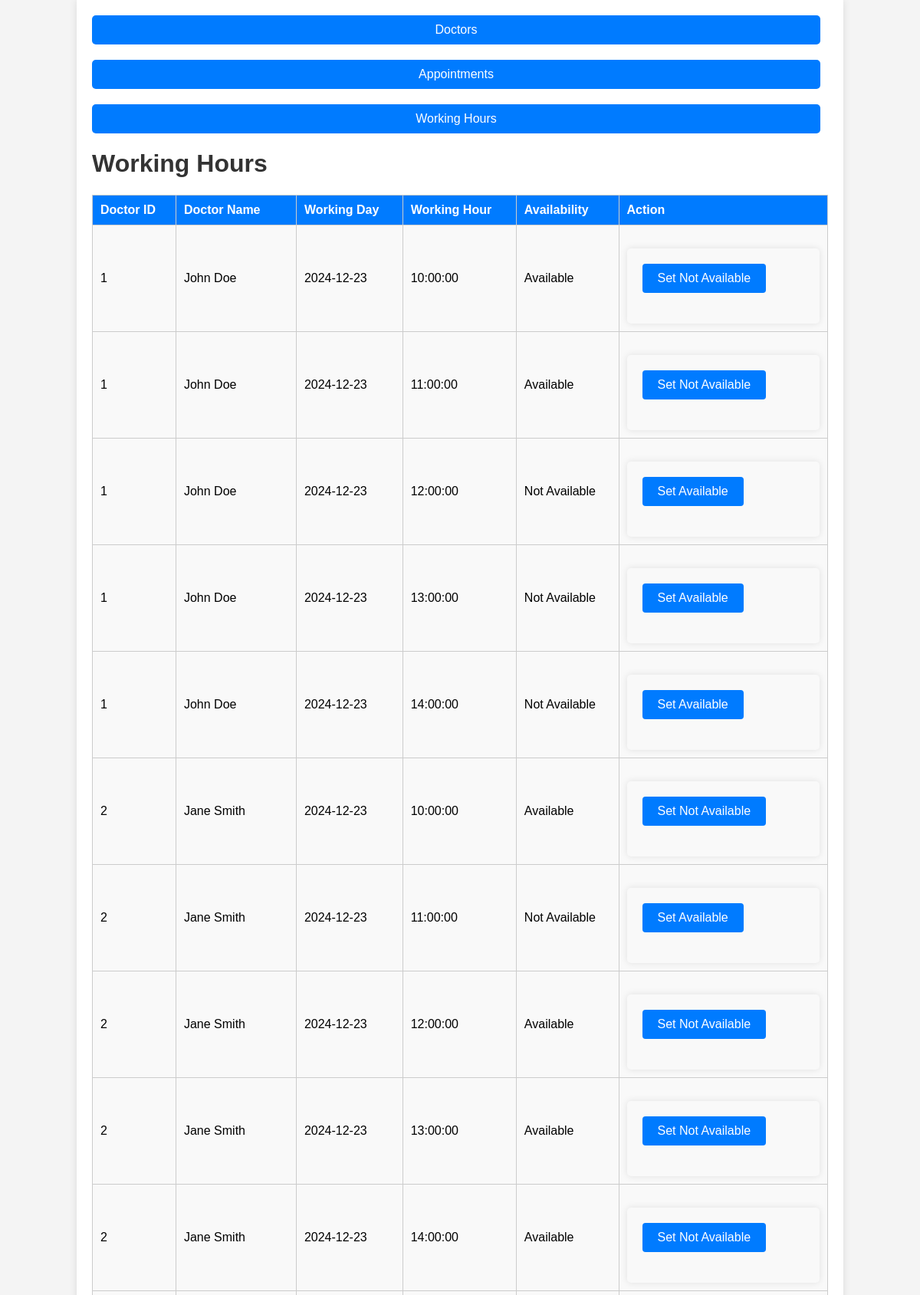
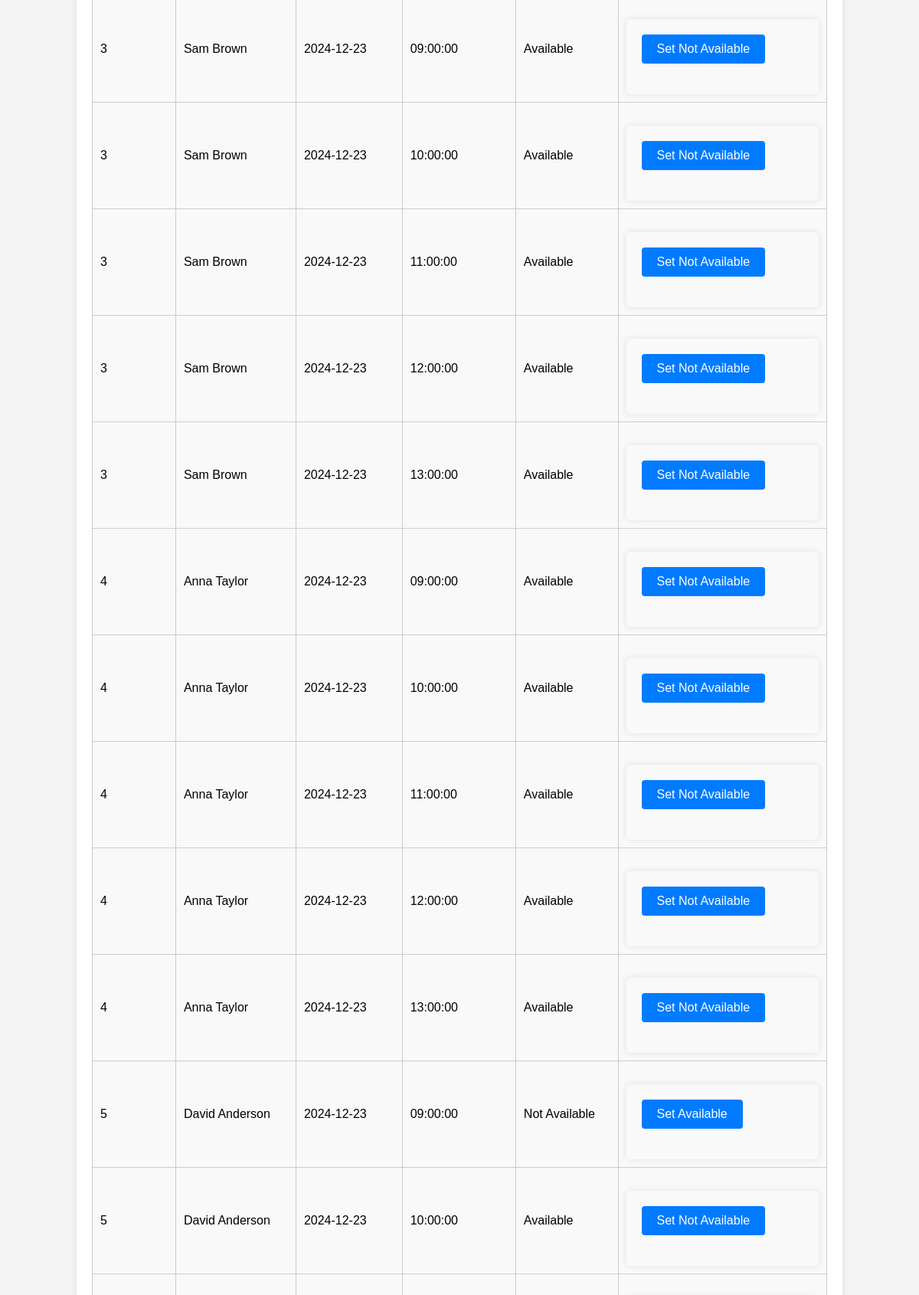
The app's page /working_hours.php (upper part) with its own data (2 pictures, top to bottom).
### tables this page shows
CREATE TABLE `WorkingHours` (
  `working_hour_id` int NOT NULL,
  `doctor_id` int DEFAULT NULL,
  `working_day` date DEFAULT NULL,
  `working_hour` time DEFAULT NULL,
  `is_available` tinyint(1) DEFAULT '1'
);

CREATE TABLE `Doctors` (
  `doctor_id` int NOT NULL,
  `first_name` varchar(255) NOT NULL,
  `last_name` varchar(255) NOT NULL,
  `specialty_id` varchar(255) NOT NULL,
  `phone_number` varchar(20) DEFAULT NULL,
  `email` varchar(255) DEFAULT NULL,
  `room_number` varchar(10) DEFAULT NULL
);

### working_hours.php (the view, shortened to what this page needs)
<?php include 'db.php'; ?>
<!DOCTYPE html>
<html lang="en">
<head>
    <link rel="stylesheet" href="style.css">
</head>
<body>
    <div class="container">
        <div class="navigation">
            <a href="index.php" class="button">Doctors</a>
            <a href="appointments.php" class="button">Appointments</a>
            <a href="working_hours.php" class="button">Working Hours</a>
        </div>
        <h1>Working Hours</h1>
        <table>
            <thead>
                <tr>
                    <th>Doctor ID</th>
                    <th>Doctor Name</th>
                    <th>Working Day</th>
                    <th>Working Hour</th>
                    <th>Availability</th>
                    <th>Action</th>
                </tr>
            </thead>
            <tbody>
                <?php
                $sql = "SELECT * FROM WorkingHours w INNER JOIN Doctors d ON w.doctor_id = d.doctor_id";
                $result = $conn->query($sql);
                if ($result->num_rows > 0) {
                    while($row = $result->fetch_assoc()) {
                        $availability = $row["is_available"] == 1 ? 'Available' : 'Not Available';
                        echo "<tr>
                                <td>" . $row["doctor_id"] . "</td>
                                <td>" . $row["first_name"] . " " . $row["last_name"] . "</td>
                                <td>" . $row["working_day"] . "</td>
                                <td>" . $row["working_hour"] . "</td>
                                <td>$availability</td>
                                <td>
                                    <form method='post' action='working_hours.php'>
                                        <input type='hidden' name='working_hour_id' value='" . $row["working_hour_id"] . "'>
                                        <input type='hidden' name='is_available' value='" . ($row["is_available"] ? '0' : '1') . "'>
                                        <input type='submit' name='update_availability' value='" . ($row["is_available"] ? 'Set Not Available' : 'Set Available') . "' class='button'>
                                    </form>
                                </td>
                              </tr>";
                    }
                } else {
                    echo "<tr><td colspan='6'>No working hours available</td></tr>";
                }
                ?>
            </tbody>
        </table>
    </div>
</body>
</html>

### style.css (style rules this page uses)
.button { display: inline-block; background-color: #007BFF; color: #fff; padding: 10px 20px; text-align: center; border-radius: 5px; text-decoration: none; margin-right: 10px; margin-bottom: 20px; }
.navigation { margin-bottom: 20px; }
body { font-family: Arial, sans-serif; background-color: #f4f4f4; margin: 0; padding: 0; }
.container { width: 80%; margin: 0 auto; padding: 20px; background: #fff; box-shadow: 0 0 10px rgba(0, 0, 0, 0.1); }
h1, h2 { color: #333; }
form { margin-top: 20px; padding: 20px; background-color: #f9f9f9; border-radius: 5px; box-shadow: 0 0 10px rgba(0, 0, 0, 0.1); }
form input[type="submit"] { background: #007BFF; color: #fff; padding: 10px 20px; border: none; border-radius: 4px; cursor: pointer; font-size: 16px; }
table { width: 100%; border-collapse: collapse; margin-top: 20px; }
table, th, td { border: 1px solid #ccc; }
th, td { padding: 10px; text-align: left; }
th { background: #007BFF; color: #fff; }
td { background-color: #f9f9f9; }
.navigation a { display: block; }

### records on screen
workinghours: doctor.doctor_id "1", doctor.first_name "John", doctor.last_name "Doe", working_day "2024-12-23", working_hour "10:00:00", is_available "Available", update_availability "Set Not Available"
workinghours: doctor.doctor_id "1", doctor.first_name "John", doctor.last_name "Doe", working_day "2024-12-23", working_hour "11:00:00", is_available "Available", update_availability "Set Not Available"
workinghours: doctor.doctor_id "1", doctor.first_name "John", doctor.last_name "Doe", working_day "2024-12-23", working_hour "12:00:00", is_available "Not Available", update_availability "Set Available"
workinghours: doctor.doctor_id "1", doctor.first_name "John", doctor.last_name "Doe", working_day "2024-12-23", working_hour "13:00:00", is_available "Not Available", update_availability "Set Available"
workinghours: doctor.doctor_id "1", doctor.first_name "John", doctor.last_name "Doe", working_day "2024-12-23", working_hour "14:00:00", is_available "Not Available", update_availability "Set Available"
workinghours: doctor.doctor_id "2", doctor.first_name "Jane", doctor.last_name "Smith", working_day "2024-12-23", working_hour "10:00:00", is_available "Available", update_availability "Set Not Available"
workinghours: doctor.doctor_id "2", doctor.first_name "Jane", doctor.last_name "Smith", working_day "2024-12-23", working_hour "11:00:00", is_available "Not Available", update_availability "Set Available"
workinghours: doctor.doctor_id "2", doctor.first_name "Jane", doctor.last_name "Smith", working_day "2024-12-23", working_hour "12:00:00", is_available "Available", update_availability "Set Not Available"
workinghours: doctor.doctor_id "2", doctor.first_name "Jane", doctor.last_name "Smith", working_day "2024-12-23", working_hour "13:00:00", is_available "Available", update_availability "Set Not Available"
workinghours: doctor.doctor_id "2", doctor.first_name "Jane", doctor.last_name "Smith", working_day "2024-12-23", working_hour "14:00:00", is_available "Available", update_availability "Set Not Available"
workinghours: doctor.doctor_id "3", doctor.first_name "Sam", doctor.last_name "Brown", working_day "2024-12-23", working_hour "09:00:00", is_available "Available", update_availability "Set Not Available"
workinghours: doctor.doctor_id "3", doctor.first_name "Sam", doctor.last_name "Brown", working_day "2024-12-23", working_hour "10:00:00", is_available "Available", update_availability "Set Not Available"
workinghours: doctor.doctor_id "3", doctor.first_name "Sam", doctor.last_name "Brown", working_day "2024-12-23", working_hour "11:00:00", is_available "Available", update_availability "Set Not Available"
workinghours: doctor.doctor_id "3", doctor.first_name "Sam", doctor.last_name "Brown", working_day "2024-12-23", working_hour "12:00:00", is_available "Available", update_availability "Set Not Available"
workinghours: doctor.doctor_id "3", doctor.first_name "Sam", doctor.last_name "Brown", working_day "2024-12-23", working_hour "13:00:00", is_available "Available", update_availability "Set Not Available"
workinghours: doctor.doctor_id "4", doctor.first_name "Anna", doctor.last_name "Taylor", working_day "2024-12-23", working_hour "09:00:00", is_available "Available", update_availability "Set Not Available"
workinghours: doctor.doctor_id "4", doctor.first_name "Anna", doctor.last_name "Taylor", working_day "2024-12-23", working_hour "10:00:00", is_available "Available", update_availability "Set Not Available"
workinghours: doctor.doctor_id "4", doctor.first_name "Anna", doctor.last_name "Taylor", working_day "2024-12-23", working_hour "11:00:00", is_available "Available", update_availability "Set Not Available"
workinghours: doctor.doctor_id "4", doctor.first_name "Anna", doctor.last_name "Taylor", working_day "2024-12-23", working_hour "12:00:00", is_available "Available", update_availability "Set Not Available"
workinghours: doctor.doctor_id "4", doctor.first_name "Anna", doctor.last_name "Taylor", working_day "2024-12-23", working_hour "13:00:00", is_available "Available", update_availability "Set Not Available"
workinghours: doctor.doctor_id "5", doctor.first_name "David", doctor.last_name "Anderson", working_day "2024-12-23", working_hour "09:00:00", is_available "Not Available", update_availability "Set Available"
workinghours: doctor.doctor_id "5", doctor.first_name "David", doctor.last_name "Anderson", working_day "2024-12-23", working_hour "10:00:00", is_available "Available", update_availability "Set Not Available"
